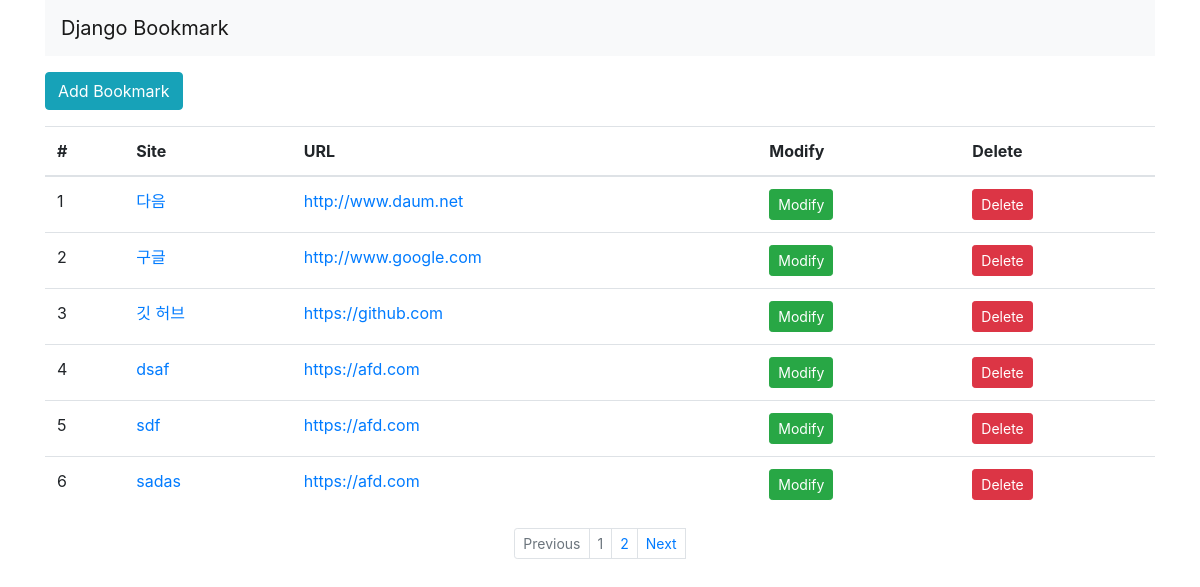
Screenshot of /bookmark/ with the database file from the repository.
### bookmark/models.py (models this page shows, shortened)
class Bookmark(models.Model):
    site_name = models.CharField(max_length=100)
    url = models.URLField('Site URL')

### bookmark/views.py (the view)
# urls.py: path('', BookmarkListView.as_view(), name='list'),
class BookmarkListView(ListView):
    model = Bookmark
    paginate_by = 6

### bookmark/templates/bookmark/bookmark_list.html (shortened to what this page needs)
{% extends 'base.html' %}
{% block content %}
    <div class="btn-group">
        <a href="{% url 'add' %}" class="btn btn-info">Add Bookmark</a>
    </div>
    <table class="table">
        <thead>
        <tr>
            <th scope="col">#</th>
            <th scope="col">Site</th>
            <th scope="col">URL</th>
            <th scope="col">Modify</th>
            <th scope="col">Delete</th>
        </tr>
        </thead>
        <tbody>
        {% for bookmark in object_list %}
        <tr>
            <td>{{ forloop.counter }}</td>
            <td><a href="{% url 'detail' pk=bookmark.id %}">{{ bookmark.site_name }}</a></td>
            <td><a href="{{ bookmark.url }}" target="_blank">{{ bookmark.url }}</a></td>
            <td><a href="{% url 'update' pk=bookmark.id %}" class="btn btn-success btn-sm">Modify</a></td>
            <td><a href="{% url 'delete' pk=bookmark.id %}" class="btn btn-danger btn-sm">Delete</a></td>
        </tr>
        {% endfor %}
        </tbody>
    </table>
{% endblock %}
{% block pagination %}
    {% if is_paginated %}
        <ul class="pagination justify-content-center pagination-sm">
            {% if page_obj.has_previous %}
            <li class="page-item">
                <a class="page-link" href="{% url 'list' %}?page={{ page_obj.previous_page_number}}" tabindex="-1">Previous</a>
            </li>
            {% else %}
            <li class="page-item disabled">
              <a class="page-link" href="#" tabindex="-1">Previous</a>
            </li>
            {% endif %}
            {% for object in page_obj.paginator.page_range %}
                <li class="page-item {% if page_obj.number == forloop.counter %} disabled{% endif %}">
                    <a class="page-link" href="{{ request.path }}?page={{ forloop.counter }}">{{forloop.counter}}</a>
                </li>
            {% endfor %}
            {% if page_obj.has_next %}
            <li class=page-item">
                <a class="page-link" href="{% url 'list' %}?page={{ page_obj.next_page_number }}">Next</a>
            </li>
            {% else %}
            <li class="page-item disabled">
                <a class="page-link" href="#">Next</a>
            </li>
            {% endif %}
        </ul>
    {% endif %}
{% endblock %}

### templates/base.html (shortened to what this page needs)
<!DOCTYPE html>
<html lang="en">
<head>
    <link rel="stylesheet" href="https://stackpath.bootstrapcdn.com/bootstrap/4.3.1/css/bootstrap.min.css">
    {% load static %}
    <link rel="stylesheet" href="{% static 'style.css' %}">
</head>
<body>
<div class="container">
    <nav class="navbar navbar-expand-lg navbar-light bg-light">
        <a class="navbar-brand" href="#">Django Bookmark</a>
    </nav>
    <div class="row">
        <div class="col">
            {% block content %}
            {% endblock %}
            {% block pagination %}
            {% endblock %}
        </div>
    </div>
</div>
</body>
</html>

### static/style.css (style rules this page uses)
body { width:100%; }

### rows the page displays
Bookmark: site_name "다음", url "http://www.daum.net"
Bookmark: site_name "구글", url "http://www.google.com"
Bookmark: site_name "깃 허브", url "https://github.com"
Bookmark: site_name "dsaf", url "https://afd.com"
Bookmark: site_name "sdf", url "https://afd.com"
Bookmark: site_name "sadas", url "https://afd.com"
